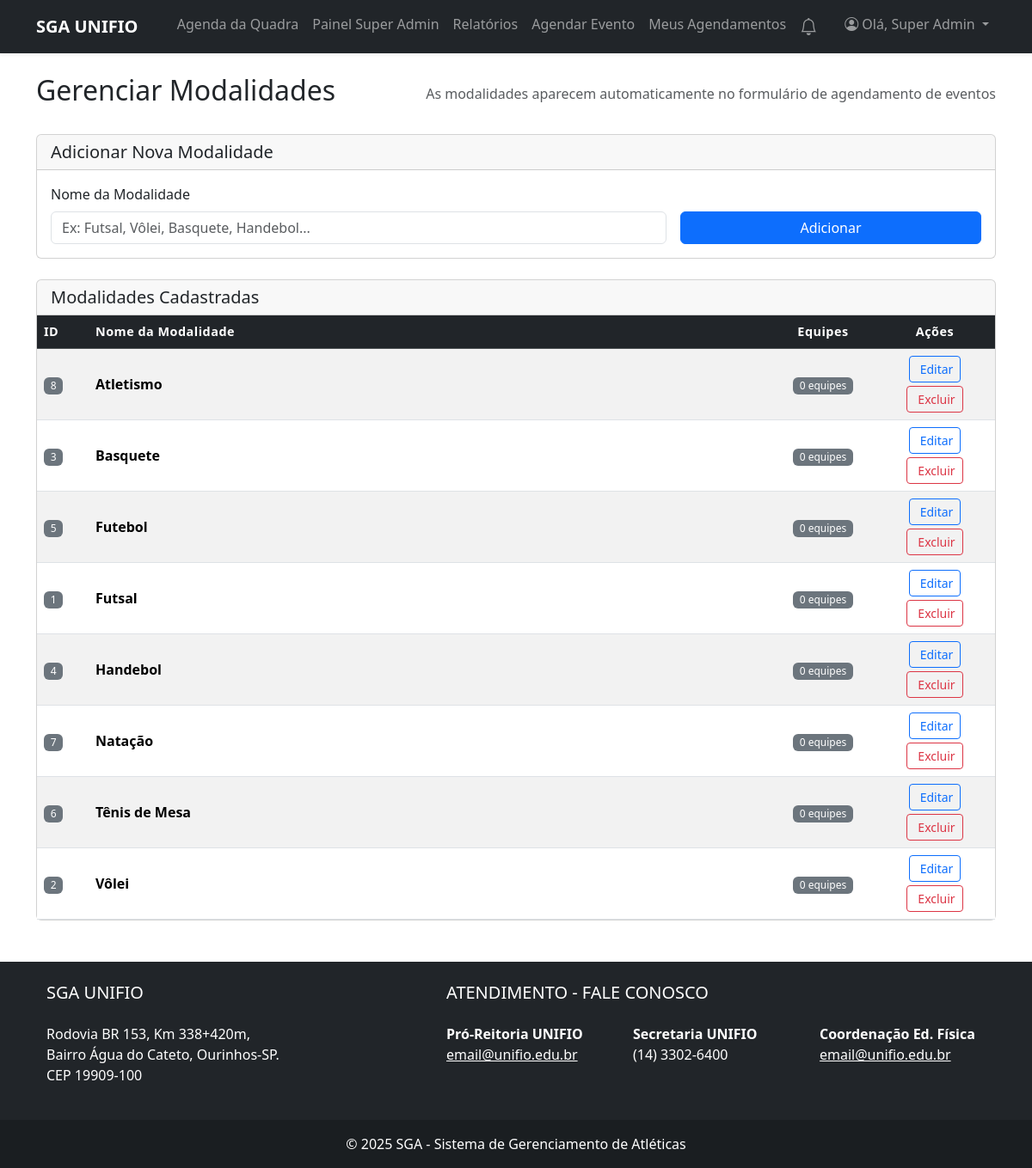
The page /public/super_admin/gerenciar_modalidades.php (signed in) on the database its author committed.
### tables this page shows
CREATE TABLE `modalidades` (
  `id` int(11) NOT NULL,
  `nome` varchar(100) NOT NULL
);

### public/super_admin/gerenciar_modalidades.php (the view, shortened to what this page needs)
<?php
require_once '../../src/config/config.php';
$modalidades = $conexao->query("SELECT m.id, m.nome,
                                       (SELECT COUNT(*) FROM equipes WHERE modalidade_id = m.id) as total_equipes
                                FROM modalidades m
                                ORDER BY m.nome");
?>
<?php include '../../templates/header.php'; ?>
<div class="d-flex justify-content-between align-items-center mb-4">
    <h2>Gerenciar Modalidades</h2>
    <div class="text-muted">
        <i class="fas fa-info-circle"></i> As modalidades aparecem automaticamente no formulário de agendamento de eventos
    </div>
</div>
<div class="card mb-4">
    <div class="card-header">
        <h5 class="mb-0"><i class="fas fa-plus-circle"></i> Adicionar Nova Modalidade</h5>
    </div>
    <div class="card-body">
        <form method="post" class="row g-3 align-items-center">
            <div class="col-md-8">
                <label for="nome" class="form-label">Nome da Modalidade</label>
                <input type="text" name="nome" id="nome" class="form-control"
                       placeholder="Ex: Futsal, Vôlei, Basquete, Handebol..." required>
            </div>
            <div class="col-md-4">
                <label class="form-label">&nbsp;</label>
                <button type="submit" name="add_modalidade" class="btn btn-primary w-100">
                    <i class="fas fa-plus"></i> Adicionar
                </button>
            </div>
        </form>
    </div>
</div>
<div class="card">
    <div class="card-header">
        <h5 class="mb-0"><i class="fas fa-list"></i> Modalidades Cadastradas</h5>
    </div>
    <div class="card-body p-0">
        <div class="table-responsive">
            <table class="table table-striped table-hover mb-0">
                <thead class="table-dark">
                    <tr>
                        <th style="width: 60px;">ID</th>
                        <th>Nome da Modalidade</th>
                        <th style="width: 120px;" class="text-center">Equipes</th>
                        <th style="width: 140px;" class="text-center">Ações</th>
                    </tr>
                </thead>
                <tbody>
                <?php if ($modalidades->num_rows > 0): ?>
                    <?php while($row = $modalidades->fetch_assoc()): ?>
                        <tr>
                            <td><span class="badge bg-secondary"><?php echo $row['id']; ?></span></td>
                            <td>
                                <strong><?php echo htmlspecialchars($row['nome']); ?></strong>
                            </td>
                            <td class="text-center">
                                <?php if ($row['total_equipes'] > 0): ?>
                                    <span class="badge bg-primary"><?php echo $row['total_equipes']; ?> equipe(s)</span>
                                <?php else: ?>
                                    <span class="badge bg-secondary">0 equipes</span>
                                <?php endif; ?>
                            </td>
                            <td class="text-center">
                                <div class="d-flex gap-1 justify-content-center flex-wrap">
                                    <a href="editar_modalidade.php?id=<?php echo $row['id']; ?>"
                                       class="btn btn-outline-primary btn-sm"
                                       title="Editar modalidade <?php echo htmlspecialchars($row['nome']); ?>"
                                       data-bs-toggle="tooltip">
                                        <span class="d-none d-md-inline ms-1">Editar</span>
                                    </a>
                                    <button type="button"
                                            class="btn btn-outline-danger btn-sm"
                                            title="Excluir modalidade <?php echo htmlspecialchars($row['nome']); ?>"
                                            data-bs-toggle="tooltip"
                                            onclick="confirmarExclusao(<?php echo $row['id']; ?>, '<?php echo addslashes($row['nome']); ?>', <?php echo $row['total_equipes']; ?>)">
                                        <span class="d-none d-md-inline ms-1">Excluir</span>
                                    </button>
                                </div>
                            </td>
                        </tr>
                    <?php endwhile; ?>
                <?php endif; ?>
                </tbody>
            </table>
        </div>
    </div>
</div>
<?php include '../../templates/footer.php'; ?>

### public/assets/css/style.css (style rules this page uses)
.card { transition: all 0.2s ease-in-out; }
.table th { border-top: none; font-weight: 600; font-size: 0.9rem; letter-spacing: 0.5px; }
.table td { vertical-align: middle; }
.badge { font-size: 0.75rem; font-weight: 500; }

### rows shown on the page
modalidades: id "8", nome "Atletismo"
modalidades: id "3", nome "Basquete"
modalidades: id "5", nome "Futebol"
modalidades: id "1", nome "Futsal"
modalidades: id "4", nome "Handebol"
modalidades: id "7", nome "Natação"
modalidades: id "6", nome "Tênis de Mesa"
modalidades: id "2", nome "Vôlei"

### other values the page prints
$_SESSION["nome"] "Super Admin"
